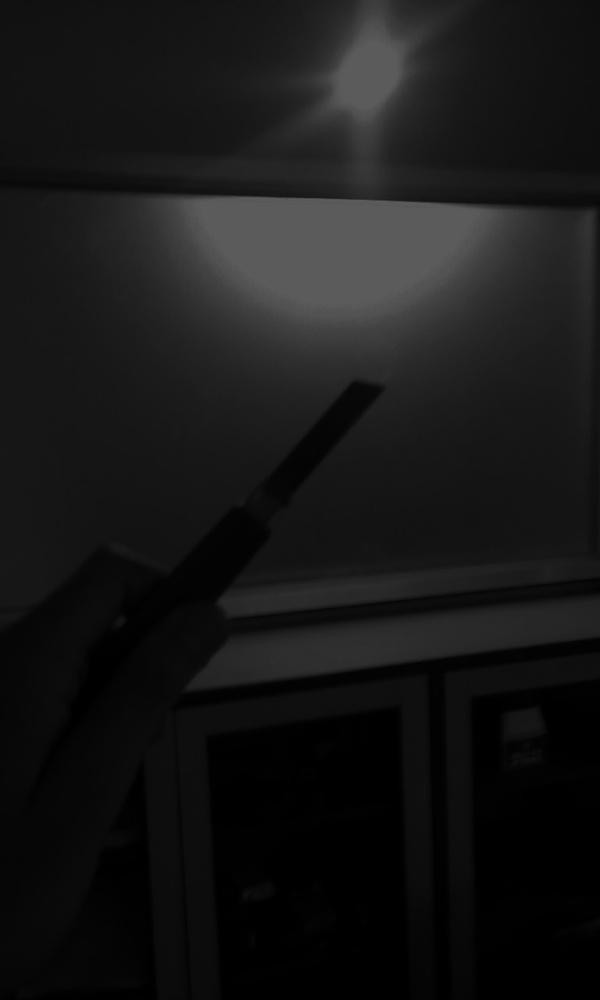
#> input picture CNN/IMG_20180514_165818-01.jpg, 600 x 1000 px, shrunk from 768 x 1280 before the run
$ python vert_hor_filters.py
#> lines starting #> are read from the running program, lines starting #| are printed output that depends on the picture
import cv2
import argparse
import numpy as np

# load the input image and convert it to grayscale
image = cv2.imread('IMG_20180514_165818-01.jpg')
#> image is the input picture: shape (1000, 600, 3); min 0, max 95, mean 22.9
gray = cv2.cvtColor(image, cv2.COLOR_BGR2GRAY)


kernel1 = np.array([[1,0,-1],[5,0,-5],[1,0,-1]])
kernel2 = np.array([[1,5,1],[0,0,0],[-1,-5,-1]])


opencvOutput = cv2.filter2D(gray, -1, kernel1)
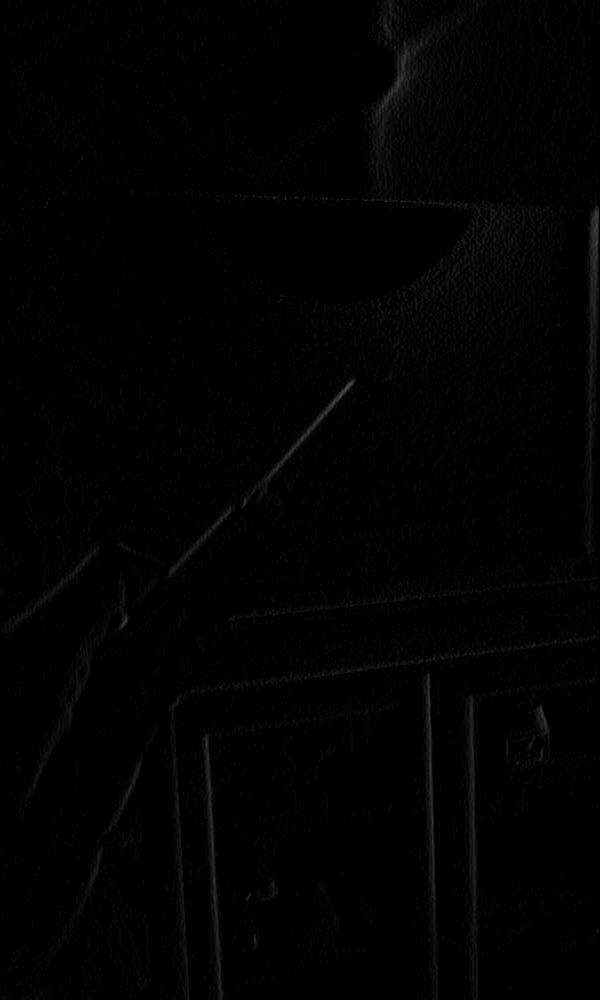
#> opencvOutput: shape (1000, 600); min 0, max 75, mean 1.6
#cv2.imshow("original", gray)
cv2.imwrite("f3.jpg",opencvOutput)

opencvOutput = cv2.filter2D(gray, -1, kernel2)
#cv2.imshow("original", gray)
cv2.imwrite("f4.jpg",opencvOutput)

$ run again, with CNN/f1.jpg copied over CNN/IMG_20180514_165818-01.jpg
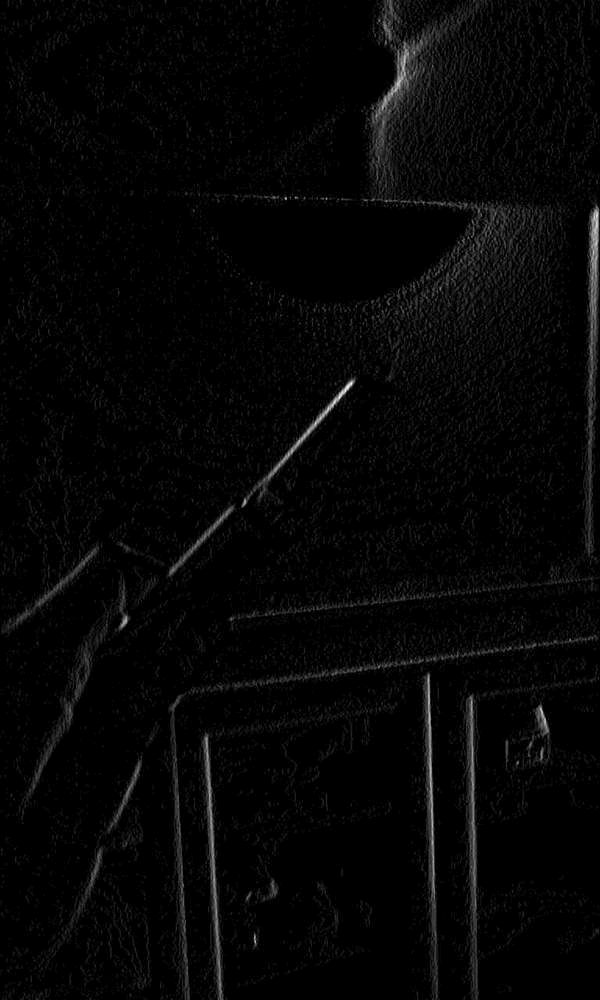
#> input picture CNN/f1.jpg, 600 x 1000 px, shrunk from 768 x 1280 before the run
#> image is the input picture: shape (1000, 600, 3); min 0, max 35, mean 0.8
#> `opencvOutput = cv2.filter2D(gray, -1, kernel1)`:
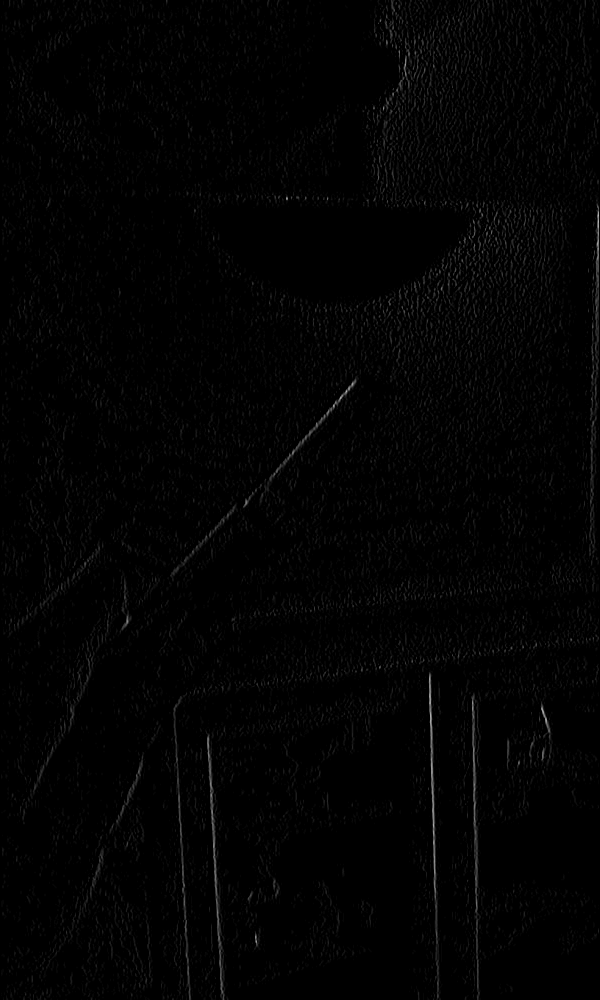
#> opencvOutput: shape (1000, 600); min 0, max 186, mean 2.8

$ run again, with CNN/f1a.jpg copied over CNN/IMG_20180514_165818-01.jpg
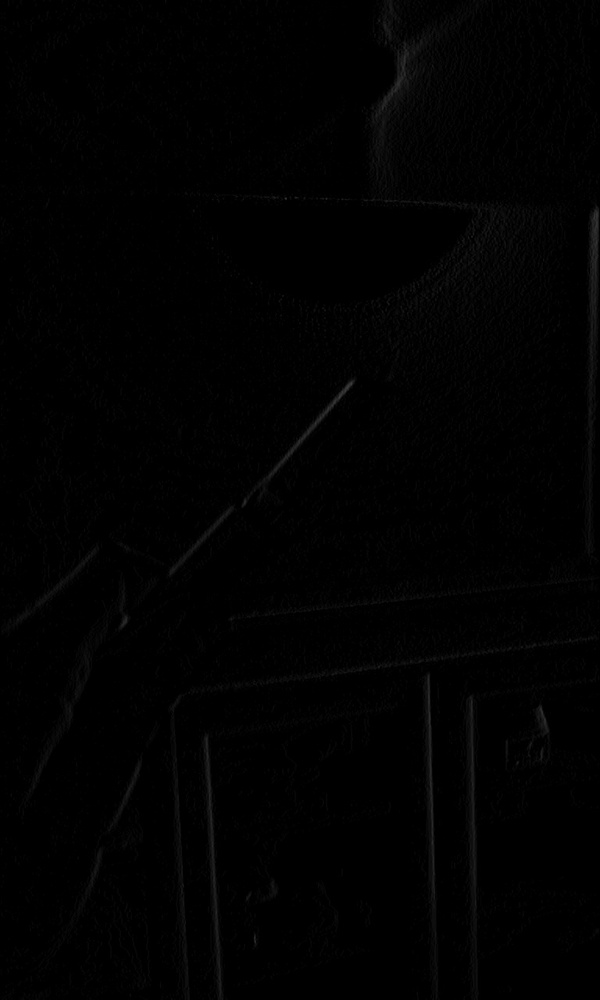
#> input picture CNN/f1a.jpg, 600 x 1000 px, shrunk from 768 x 1280 before the run
#> image is the input picture: shape (1000, 600, 3); min 0, max 61, mean 1.5
#> `opencvOutput = cv2.filter2D(gray, -1, kernel1)`:
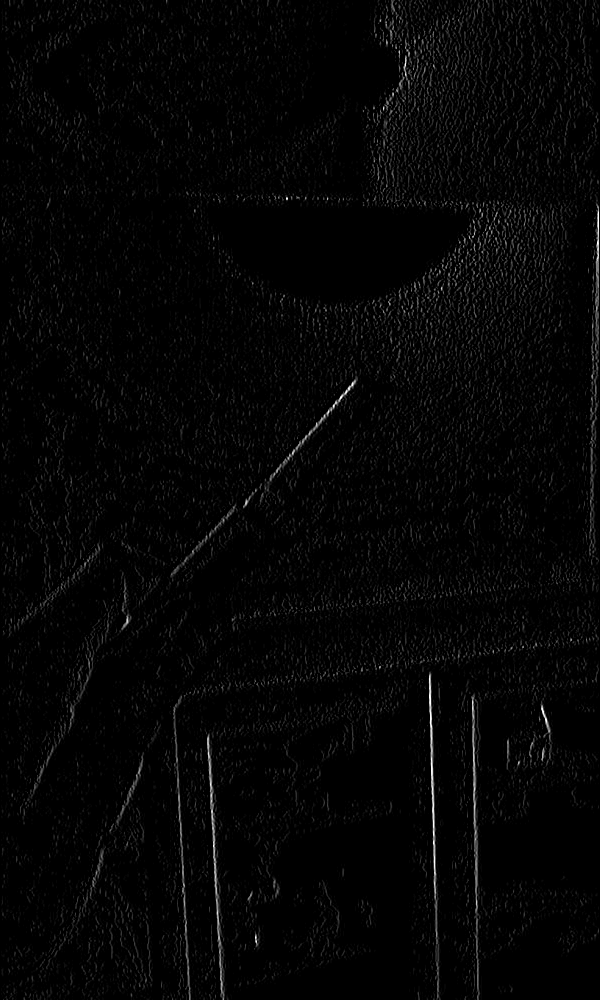
#> opencvOutput: shape (1000, 600); min 0, max 255, mean 5.2
